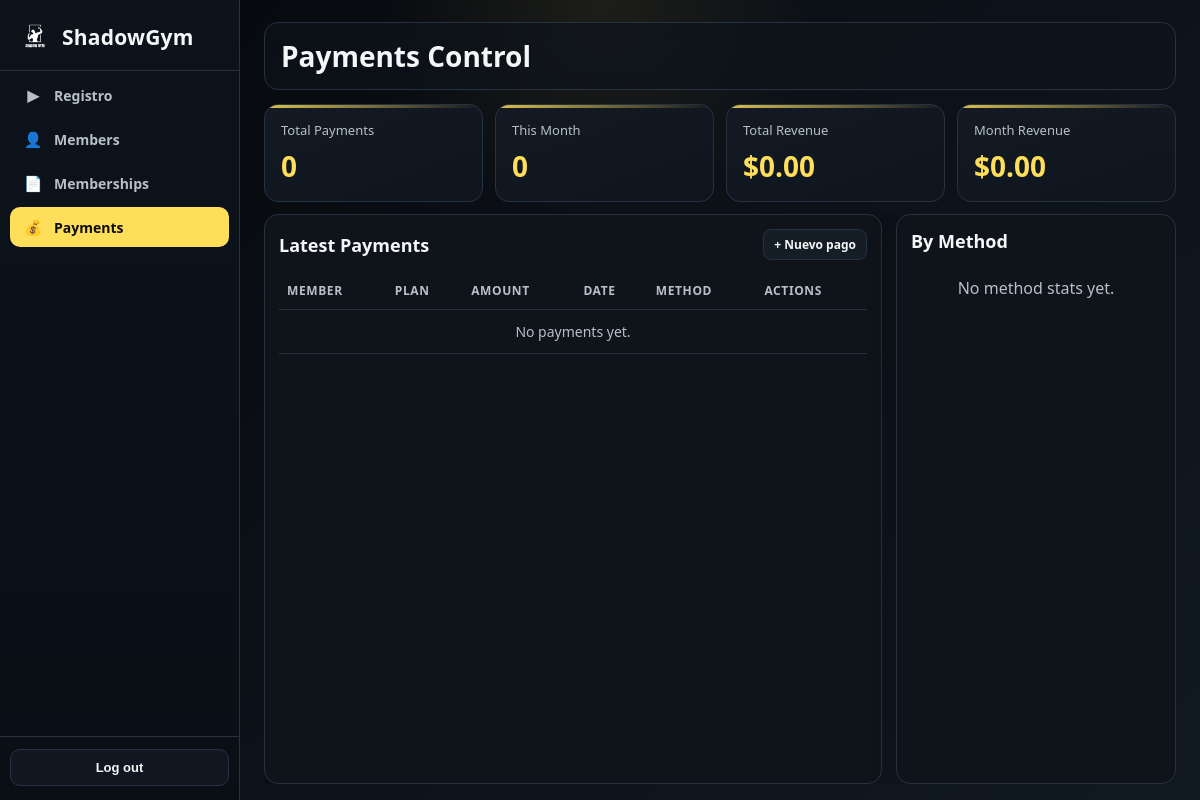
Page /payments/ (signed in) on the earlier database version.
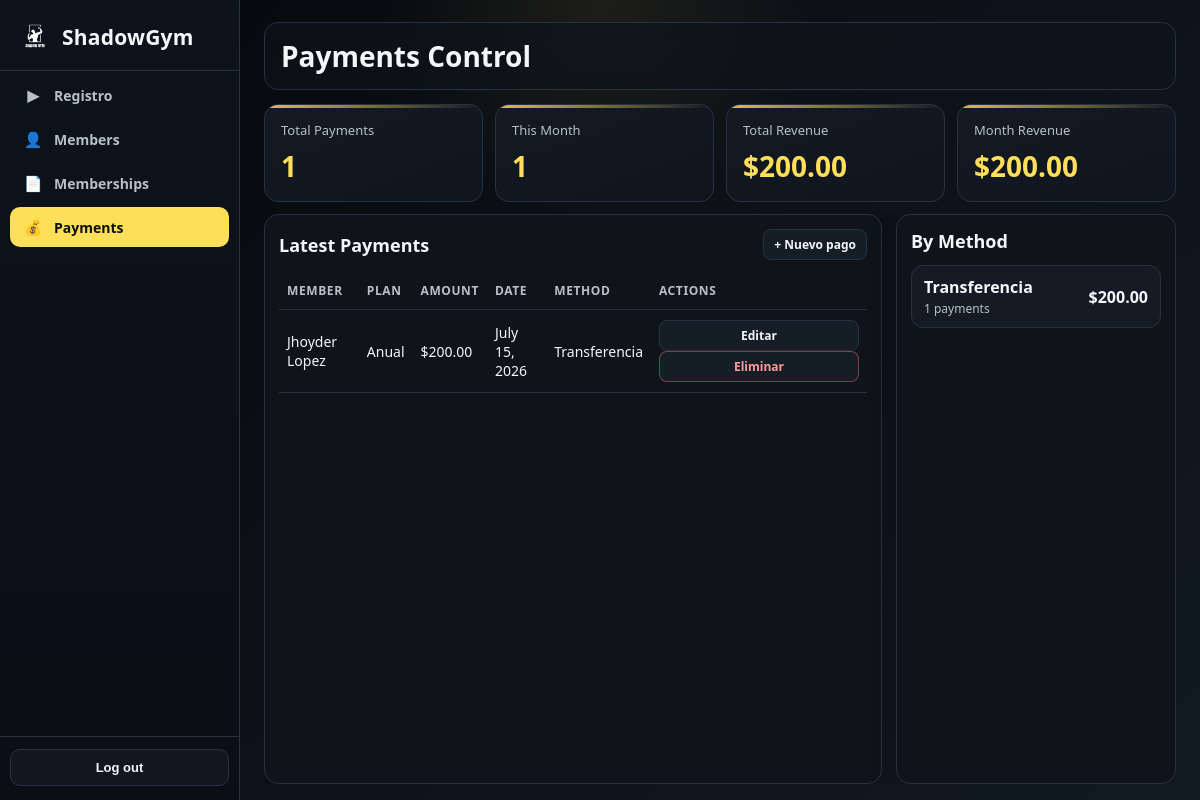
Same page on the later database version.
### payments/models.py (models this page shows, shortened)
class Payment(models.Model):
    PAYMENT_METHODS = [
        ('cash', 'Efectivo'),
        ('transfer', 'Transferencia'),
        ('card', 'Tarjeta'),
    ]
    member = models.ForeignKey(Member, on_delete=models.CASCADE, related_name='payments')
    plan = models.ForeignKey(Plan, on_delete=models.PROTECT, verbose_name="Plan")
    amount = models.DecimalField(max_digits=6, decimal_places=2)
    payment_date = models.DateField(auto_now_add=True)
    membership_start = models.DateField()
    membership_end = models.DateField()
    method = models.CharField(max_length=10, choices=PAYMENT_METHODS, default='cash')
    notes = models.TextField(blank=True, null=True)
    class Meta:
        verbose_name = "Pago"
        verbose_name_plural = "Pagos"
        ordering = ['-payment_date']

### members/models.py (models this page shows, shortened)
class Member(models.Model):
    first_name = models.CharField(max_length=100)
    last_name = models.CharField(max_length=100)
    id_number = models.CharField(max_length=20, unique=True)
    phone = models.CharField(max_length=15)
    email = models.EmailField(blank=True, null=True)
    access_code = models.CharField(max_length=16, unique=True, editable=False, blank=True)
    created_at = models.DateTimeField(auto_now_add=True)
    membership_start = models.DateField(null=True, blank=True)
    membership_end = models.DateField(null=True, blank=True)
    is_active = models.BooleanField(default=False)
    def __str__(self):
        return f"{self.first_name} {self.last_name}"
    class Meta:
        ordering = ['last_name', 'first_name']
        verbose_name = "Miembro"
        verbose_name_plural = "Miembros"

### memberships/models.py (models this page shows, shortened)
class Plan(models.Model):
    DAYS = 'days'
    MONTHS = 'months'
    YEARS = 'years'
    DURATION_UNIT_CHOICES = [
        (DAYS, 'Días'),
        (MONTHS, 'Meses'),
        (YEARS, 'Años'),
    ]
    name = models.CharField(max_length=100, unique=True)
    price = models.DecimalField(max_digits=6, decimal_places=2, validators=[MinValueValidator(0.01)])
    duration_value = models.PositiveIntegerField(default=1, validators=[MinValueValidator(1)], verbose_name='Duración')
    duration_unit = models.CharField(max_length=10, choices=DURATION_UNIT_CHOICES, default=MONTHS, verbose_name='Unidad')
    duration_days = models.PositiveIntegerField(editable=False)
    description = models.TextField(blank=True, null=True)
    class Meta:
        ordering = ['name']
        verbose_name = "Plan"
        verbose_name_plural = "Planes"

### payments/views.py (the view)
# urls.py: path('', dashboard, name='index'),
@login_required
def dashboard(request):
	today = timezone.localdate()
	month_start = today.replace(day=1)
	payments = Payment.objects.select_related('member', 'plan').order_by('-payment_date')
	methods_map = dict(Payment.PAYMENT_METHODS)
	methods = payments.values('method').annotate(
		total=Count('id'),
		amount=Sum('amount'),
	).order_by('-amount')
	for row in methods:
		row['label'] = methods_map.get(row['method'], row['method'])
	context = {
		'total_payments': payments.count(),
		'month_payments': payments.filter(payment_date__gte=month_start).count(),
		'total_revenue': payments.aggregate(sum=Sum('amount'))['sum'] or 0,
		'month_revenue': payments.filter(payment_date__gte=month_start).aggregate(sum=Sum('amount'))['sum'] or 0,
		'recent_payments': payments[:20],
		'methods': methods,
	}
	return render(request, 'payments/index.html', context)

### templates/payments/index.html (shortened to what this page needs)
{% extends 'dashboard/base.html' %}
{% block section_title %}Payments Control{% endblock %}
{% block content %}
<div class="kpi-grid">
    <article class="kpi-card">
        <p class="kpi-label">Total Payments</p>
        <p class="kpi-value">{{ total_payments }}</p>
    </article>
    <article class="kpi-card">
        <p class="kpi-label">This Month</p>
        <p class="kpi-value">{{ month_payments }}</p>
    </article>
    <article class="kpi-card">
        <p class="kpi-label">Total Revenue</p>
        <p class="kpi-value">${{ total_revenue|floatformat:2 }}</p>
    </article>
    <article class="kpi-card">
        <p class="kpi-label">Month Revenue</p>
        <p class="kpi-value">${{ month_revenue|floatformat:2 }}</p>
    </article>
</div>
<div class="panel-grid two-col">
    <section class="panel">
        <div class="panel-head">
            <h2>Latest Payments</h2>
            <a class="action-link" href="{% url 'payments:create' %}">+ Nuevo pago</a>
        </div>
        <div class="table-wrap">
            <table>
                <thead>
                    <tr>
                        <th>Member</th>
                        <th>Plan</th>
                        <th>Amount</th>
                        <th>Date</th>
                        <th>Method</th>
                        <th>Actions</th>
                    </tr>
                </thead>
                <tbody>
                    {% for payment in recent_payments %}
                        <tr>
                            <td>{{ payment.member }}</td>
                            <td>{{ payment.plan.name }}</td>
                            <td>${{ payment.amount }}</td>
                            <td>{{ payment.payment_date }}</td>
                            <td>{{ payment.get_method_display }}</td>
                            <td class="action-cell">
                                <a class="action-link" href="{% url 'payments:edit' payment.id %}">Editar</a>
                                <a class="action-link danger" href="{% url 'payments:delete' payment.id %}">Eliminar</a>
                            </td>
                        </tr>
                    {% empty %}
                        <tr>
                            <td colspan="6" class="empty-state">No payments yet.</td>
                        </tr>
                    {% endfor %}
                </tbody>
            </table>
        </div>
    </section>
    <section class="panel">
        <div class="panel-head">
            <h2>By Method</h2>
        </div>
        <div class="list-stack">
            {% for row in methods %}
                <article class="list-item">
                    <div>
                        <p class="item-title">{{ row.label }}</p>
                        <p class="item-sub">{{ row.total }} payments</p>
                    </div>
                    <strong>${{ row.amount|floatformat:2 }}</strong>
                </article>
            {% empty %}
                <p class="empty-state">No method stats yet.</p>
            {% endfor %}
        </div>
    </section>
</div>
{% endblock %}

Differences in the rows shown:
added Payment: member "Jhoyder Lopez", plan.name "Anual", amount "200.00", payment_date "July 15, 2026", method "Transferencia"
Other differences:
{{ total_payments }}: "0" → "1"
{{ month_payments }}: "0" → "1"
{{ total_revenue|floatformat:2 }}: "0.00" → "200.00"
{{ month_revenue|floatformat:2 }}: "0.00" → "200.00"
new list line: "Transferencia 1 payments $ 200.00"
text no longer shown: "No payments yet. No method stats yet."
